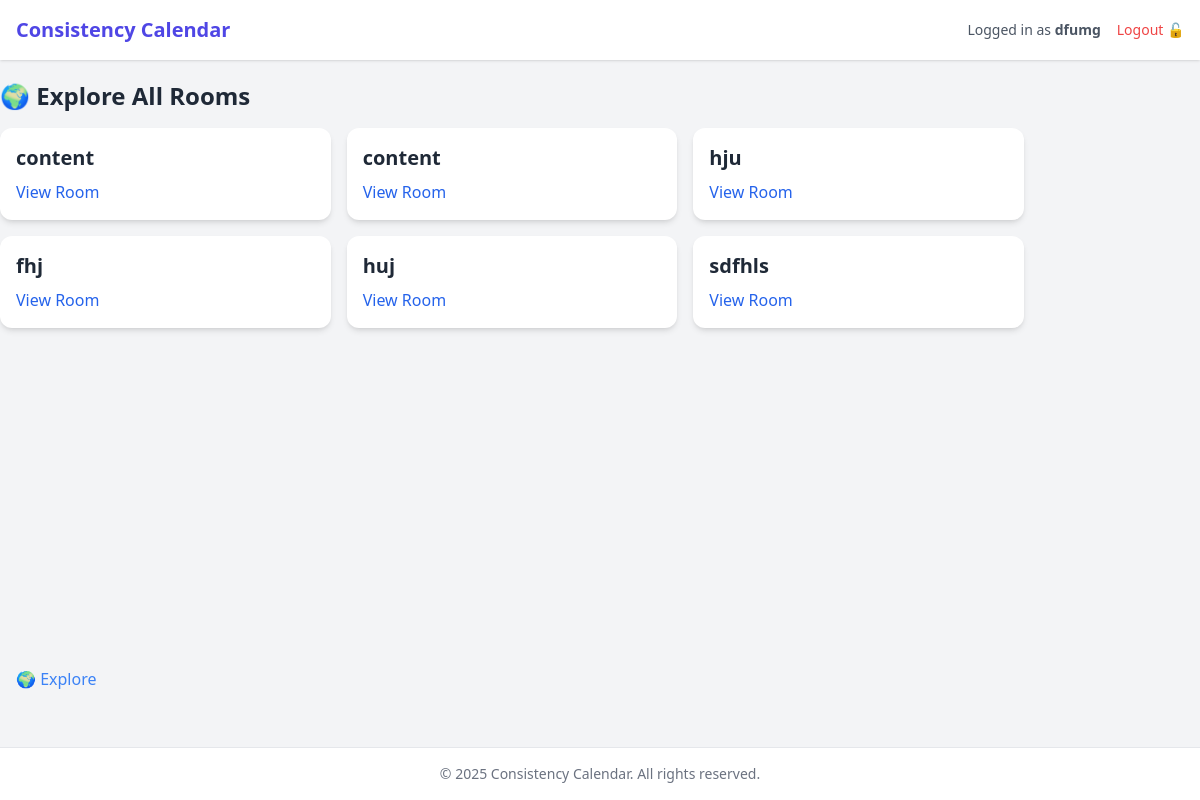
The page /explore (signed in) on the database as committed earlier.
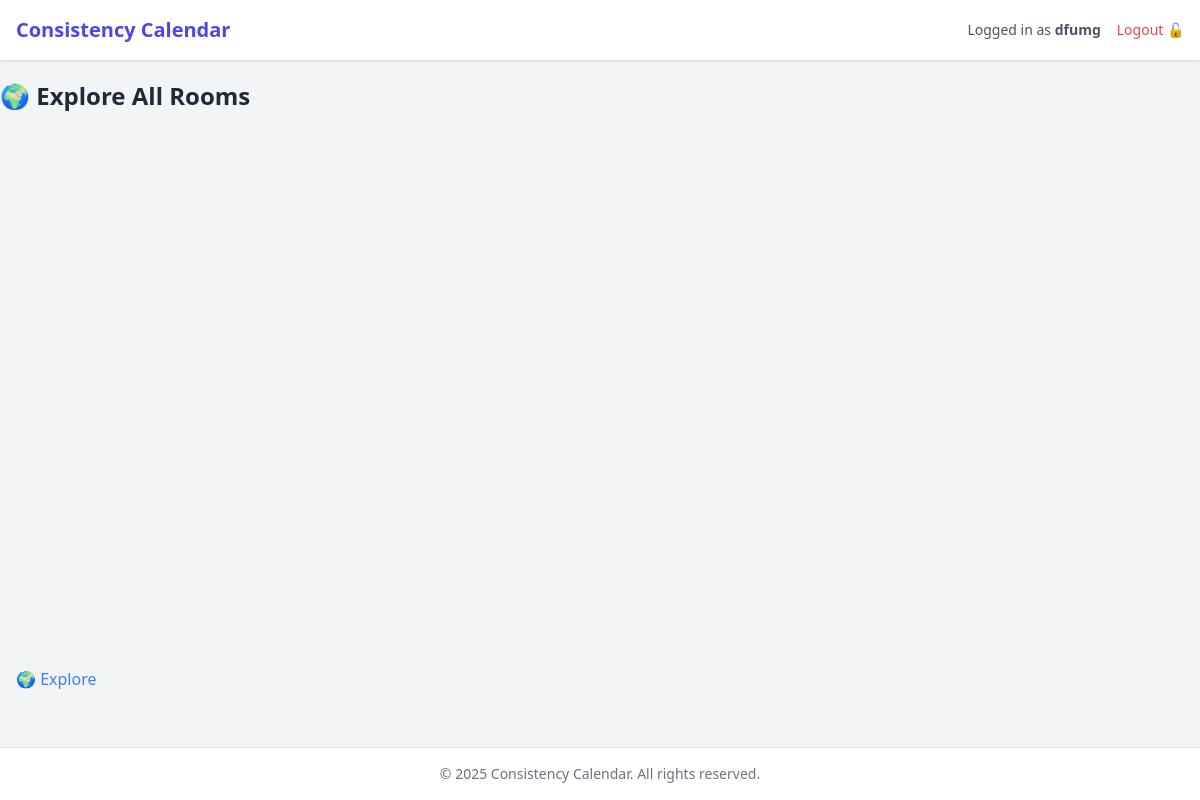
The same page on the database as committed later.
### app.py (models this page shows)
class User(db.Model, UserMixin):
    id = db.Column(db.Integer, primary_key=True)
    username = db.Column(db.String(150), unique=True, nullable=False)
    password = db.Column(db.String(150), nullable=False)

class Room(db.Model):
    id = db.Column(db.Integer, primary_key=True)
    name = db.Column(db.String(150), nullable=False)

### app.py (the view)
@app.route('/explore')
@login_required
def explore_rooms():
    rooms = Room.query.all()
    room_data = []
    for room in rooms:
        completion_count = Completion.query.filter_by(room_id=room.id).distinct(Completion.user_id).count()
        room_data.append({
            'room': room,
            'members': completion_count
        })
    return render_template('explore.html', rooms=room_data, now=datetime.now())

### app.py (called while the page is built)
@login_manager.user_loader
def load_user(user_id):
    return User.query.get(int(user_id))

@app.context_processor
def inject_now():
    return {'now': datetime.now()}

### templates/explore.html
{% extends "base.html" %}
{% block content %}
<div class="container mt-5">
    <h2 class="text-2xl font-bold mb-4">🌍 Explore All Rooms</h2>
    <div class="grid grid-cols-1 md:grid-cols-2 lg:grid-cols-3 gap-4">
        {% for item in rooms %}
        <div class="bg-white shadow-md rounded-xl p-4 hover:shadow-lg transition duration-300">
            <h3 class="text-xl font-semibold">{{ item.room.name }}</h3>
            <a href="{{ url_for('room_view', room_id=item.room.id) }}" class="text-blue-600 hover:underline mt-2 block">
                View Room
            </a>
        </div>
        {% endfor %}
    </div>
</div>
{% endblock %}

### templates/base.html (shortened to what this page needs)
<!DOCTYPE html>
<html lang="en">
<head>
  <script src="https://cdn.tailwindcss.com"></script>
</head>
<body class="bg-gray-100 text-gray-800 min-h-screen flex flex-col">
  <nav class="bg-white shadow sticky top-0 z-50">
    <div class="max-w-7xl mx-auto px-4 py-4 flex justify-between items-center">
      <a href="{{ url_for('index') }}" class="text-xl font-bold text-primary">Consistency Calendar</a>
      <div class="flex space-x-4 items-center">
        {% if current_user.is_authenticated %}
          <span class="text-sm text-gray-600">Logged in as <strong>{{ current_user.username }}</strong></span>
          <a href="{{ url_for('logout') }}" class="text-red-500 hover:text-red-700 text-sm">Logout 🔓</a>
        {% else %}
          <a href="{{ url_for('login') }}" class="text-primary hover:text-indigo-700 text-sm">Login</a>
          <a href="{{ url_for('register') }}" class="text-primary hover:text-indigo-700 text-sm">Register</a>
        {% endif %}
      </div>
    </div>
  </nav>
  <main class="flex-1">
    {% block content %}{% endblock %}
  </main>
  <a href="{{ url_for('explore_rooms') }}" class="px-4 py-2 text-blue-500 hover:text-blue-700">🌍 Explore</a>
  <footer class="bg-white border-t mt-12 py-4 text-center text-sm text-gray-500">
    &copy; {{ now.year }} Consistency Calendar. All rights reserved.
  </footer>
</body>
</html>

Rows that differ between the two databases and show on the page:
removed Room: room.name "content"
removed Room: room.name "content"
removed Room: room.name "hju"
removed Room: room.name "fhj"
removed Room: room.name "huj"
removed Room: room.name "sdfhls"
Other text that changed with them:
list line gone: "View Room"
